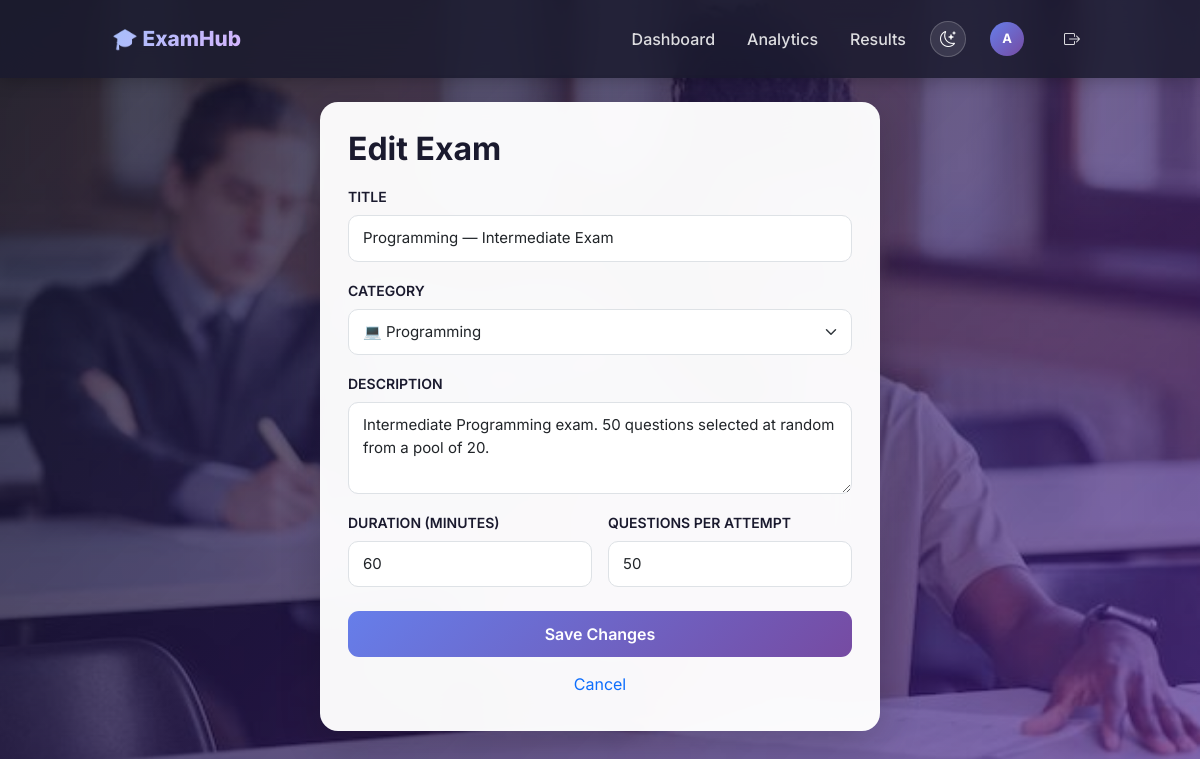
The app's page /admin/exam/2/edit (signed in) with its own data.
### models.py (models this page shows, shortened)
class User(UserMixin, db.Model):
    __tablename__ = 'user'
    id = db.Column(db.Integer, primary_key=True)
    username = db.Column(db.String(80), unique=True, nullable=False, index=True)
    password_hash = db.Column(db.String(200), nullable=False)
    is_admin = db.Column(db.Boolean, default=False, nullable=False)
    created_at = db.Column(db.DateTime, default=datetime.utcnow)
    results = db.relationship('Result', backref='student', lazy=True,
                              cascade='all, delete-orphan')

class Exam(db.Model):
    __tablename__ = 'exam'
    id = db.Column(db.Integer, primary_key=True)
    title = db.Column(db.String(200), nullable=False)
    description = db.Column(db.Text, nullable=True)
    duration_minutes = db.Column(db.Integer, nullable=False, default=30)
    category_id = db.Column(db.Integer, db.ForeignKey('category.id'), nullable=False)
    questions_per_attempt = db.Column(db.Integer, default=50)
    opens_at = db.Column(db.DateTime, nullable=True)
    closes_at = db.Column(db.DateTime, nullable=True)
    created_at = db.Column(db.DateTime, default=datetime.utcnow)
    questions = db.relationship('Question', backref='exam', lazy=True,
                                cascade='all, delete-orphan')
    results = db.relationship('Result', backref='exam', lazy=True,
                              cascade='all, delete-orphan')

class Category(db.Model):
    __tablename__ = 'category'
    id = db.Column(db.Integer, primary_key=True)
    name = db.Column(db.String(100), unique=True, nullable=False)
    description = db.Column(db.Text, nullable=True)
    icon = db.Column(db.String(10), default='📘')
    created_at = db.Column(db.DateTime, default=datetime.utcnow)
    exams = db.relationship('Exam', backref='category', lazy=True,
                            cascade='all, delete-orphan')

### app.py (the view, shortened to what this page needs)
@app.route('/admin/exam/<int:exam_id>/edit', methods=['GET', 'POST'])
@admin_required
def admin_edit_exam(exam_id):
    exam = Exam.query.get_or_404(exam_id)
    categories = Category.query.all()
    return render_template('admin_exam_form.html', exam=exam, categories=categories)

### app.py (called while the page is built)
@login_manager.user_loader
def load_user(user_id):
    return User.query.get(int(user_id))

def admin_required(f):
    @wraps(f)
    def wrapper(*args, **kwargs):
        if not current_user.is_authenticated:
            return redirect(url_for('login'))
        if not current_user.is_admin:
            abort(403)
        return f(*args, **kwargs)
    return wrapper

### templates/admin_exam_form.html (shortened to what this page needs)
{% extends 'base.html' %}
{% block content %}
<div class="d-flex justify-content-center">
    <div class="glass-card" style="max-width:560px; width:100%;">
        <h2 class="fw-bold mb-3">{{ 'Edit Exam' if exam else 'Create New Exam' }}</h2>
        <form method="POST">
            <div class="mb-3">
                <label class="form-label fw-semibold small">TITLE</label>
                <input type="text" name="title" class="form-control"
                       value="{{ exam.title if exam else '' }}" required>
            </div>
            <div class="mb-3">
                <label class="form-label fw-semibold small">CATEGORY</label>
                <select name="category_id" class="form-select" required>
                    {% for cat in categories %}
                    <option value="{{ cat.id }}"
                        {% if exam and exam.category_id == cat.id %}selected{% endif %}>
                        {{ cat.icon }} {{ cat.name }}
                    </option>
                    {% endfor %}
                </select>
            </div>
            <div class="mb-3">
                <label class="form-label fw-semibold small">DESCRIPTION</label>
                <textarea name="description" class="form-control" rows="3">{{ exam.description if exam else '' }}</textarea>
            </div>
            <div class="row g-3 mb-4">
                <div class="col-md-6">
                    <label class="form-label fw-semibold small">DURATION (MINUTES)</label>
                    <input type="number" name="duration_minutes" class="form-control"
                           value="{{ exam.duration_minutes if exam else 60 }}" min="1" required>
                </div>
                <div class="col-md-6">
                    <label class="form-label fw-semibold small">QUESTIONS PER ATTEMPT</label>
                    <input type="number" name="questions_per_attempt" class="form-control"
                           value="{{ exam.questions_per_attempt if exam else 50 }}" min="1" required>
                </div>
            </div>
            <button class="btn btn-primary w-100">
                {{ 'Save Changes' if exam else 'Create Exam' }}
            </button>
            <a href="/admin" class="btn btn-link w-100 mt-2 text-decoration-none">Cancel</a>
        </form>
    </div>
</div>
{% endblock %}

### templates/base.html (shortened to what this page needs)
<!DOCTYPE html>
<html lang="en">
<head>
    <link href="https://cdn.jsdelivr.net/npm/bootstrap@5.3.3/dist/css/bootstrap.min.css" rel="stylesheet">
    <link rel="stylesheet" href="https://cdn.jsdelivr.net/npm/bootstrap-icons@1.11.3/font/bootstrap-icons.css">
</head>
<body>
<nav class="navbar navbar-expand-lg navbar-dark app-navbar">
    <div class="container" style="max-width:1000px;">
        <a class="navbar-brand" href="/">🎓 ExamHub</a>
        <div class="navbar-nav ms-auto align-items-center flex-row gap-3">
            {% if current_user.is_authenticated %}
                {% if current_user.is_admin %}
                    <a class="nav-link" href="/admin">Dashboard</a>
                    <a class="nav-link" href="/admin/analytics">Analytics</a>
                    <a class="nav-link" href="/admin/results">Results</a>
                {% else %}
                    <a class="nav-link" href="/dashboard">Exams</a>
                    <a class="nav-link" href="/my-results">My Results</a>
                {% endif %}
                <button class="theme-toggle" id="themeToggle" title="Toggle theme">
                    <i class="bi bi-moon-stars" id="themeIcon"></i>
                </button>
                <a class="nav-link" href="/profile" title="Profile">
                    <span class="avatar">{{ current_user.username[0].upper() }}</span>
                </a>
                <a class="nav-link" href="/logout"><i class="bi bi-box-arrow-right"></i></a>
            {% else %}
                <a class="nav-link" href="/login">Login</a>
                <a class="nav-link" href="/signup">Sign Up</a>
            {% endif %}
        </div>
    </div>
</nav>
<div class="container my-4" style="max-width: 1000px;">
    {% block content %}{% endblock %}
</div>
</body>
</html>

### records on screen
User: username "A"
Exam: title "Programming — Intermediate Exam", category_id "💻 Programming", description "Intermediate Programming exam. 50 questions selected at random from a pool of 20.", duration_minutes "60", questions_per_attempt "50"

### other values on screen
{{ 'Edit Exam' if exam else 'Create New Exam' }} "Edit Exam"
{{ 'Save Changes' if exam else 'Create Exam' }} "Save Changes"
